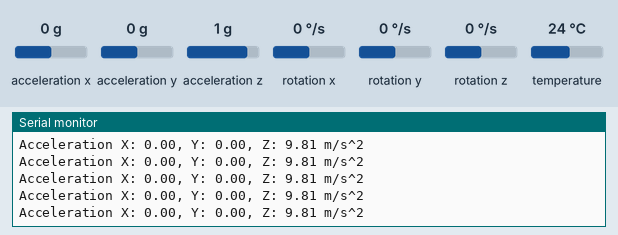
A sketch run on a simulated ESP32. On the bench: the last lines printed to the serial monitor. The inputs (shaded band) are chosen by the test bench; at power-on: acceleration x 0 g, acceleration y 0 g, acceleration z 1 g, rotation x 0 °/s, rotation y 0 °/s, rotation z 0 °/s, temperature 24 °C.

Above: at 1.3 s.
1.4 s: acceleration x set to -1.4 g
At 2.3 s:
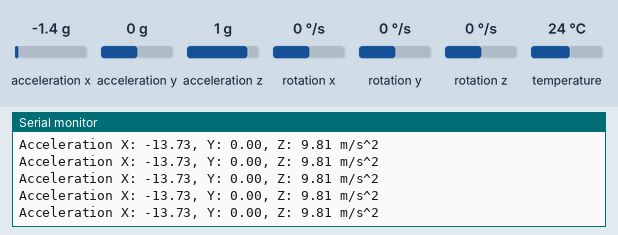
2.9 s: acceleration y set to -1.4 g
At 4.0 s:
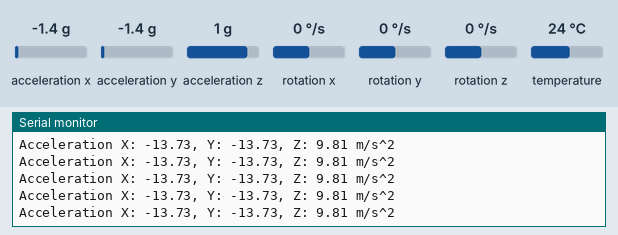
4.4 s: acceleration z set to -1.4 g
At 5.0 s:
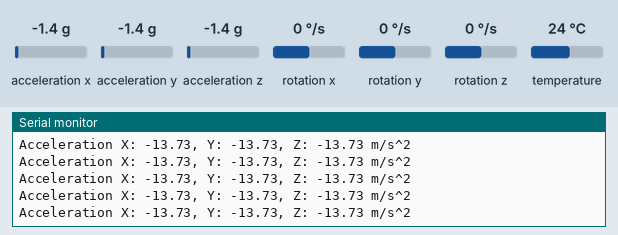

Measured:
- after the input at 1.4 s, the serial monitor: prints a new line at once (image 1)
- after the input at 2.9 s, the serial monitor: prints a new line at once (image 2)
- after the input at 4.4 s, the serial monitor: prints a new line at once (image 3)

The sketch:

MPU6050_Accelerometer.ino
```cpp
// Basic demo for accelerometer readings from Adafruit MPU6050

#include <Adafruit_MPU6050.h>
#include <Adafruit_Sensor.h>
#include <Wire.h>

// the baud rate for the serial connection
#define BAUD_RATE 115200
// amount of time between updates (in ms)
#define UPDATE_INTERVAL 10

Adafruit_MPU6050 mpu;

unsigned long nextUpdateTime;

void setup(void) {
  Serial.begin(BAUD_RATE);
  nextUpdateTime = millis() + UPDATE_INTERVAL;

  Serial.println("Adafruit MPU6050 test!");

  // Try to initialize!
  if (!mpu.begin()) {
    Serial.println("Failed to find MPU6050 chip");
    while (1) {
      delay(10);
    }
  }
  Serial.println("MPU6050 Found!");

  mpu.setAccelerometerRange(MPU6050_RANGE_8_G);
  mpu.setGyroRange(MPU6050_RANGE_500_DEG);
  mpu.setFilterBandwidth(MPU6050_BAND_260_HZ);

  delay(100);
}

void loop() {
  unsigned long curTime = millis();
  if (curTime > nextUpdateTime) {

    /* Get new sensor events with the readings */
    sensors_event_t a, g, temp;
    mpu.getEvent(&a, &g, &temp);

    /* Print out the values */
    Serial.print("Acceleration X: ");
    Serial.print(a.acceleration.x);
    Serial.print(", Y: ");
    Serial.print(a.acceleration.y);
    Serial.print(", Z: ");
    Serial.print(a.acceleration.z);
    Serial.println(" m/s^2");

//    Serial.print("Rotation X: ");
//    Serial.print(g.gyro.x);
//    Serial.print(", Y: ");
//    Serial.print(g.gyro.y);
//    Serial.print(", Z: ");
//    Serial.print(g.gyro.z);
//    Serial.println(" rad/s");

    Serial.println("");

    nextUpdateTime = curTime + UPDATE_INTERVAL;
  }
}
```
